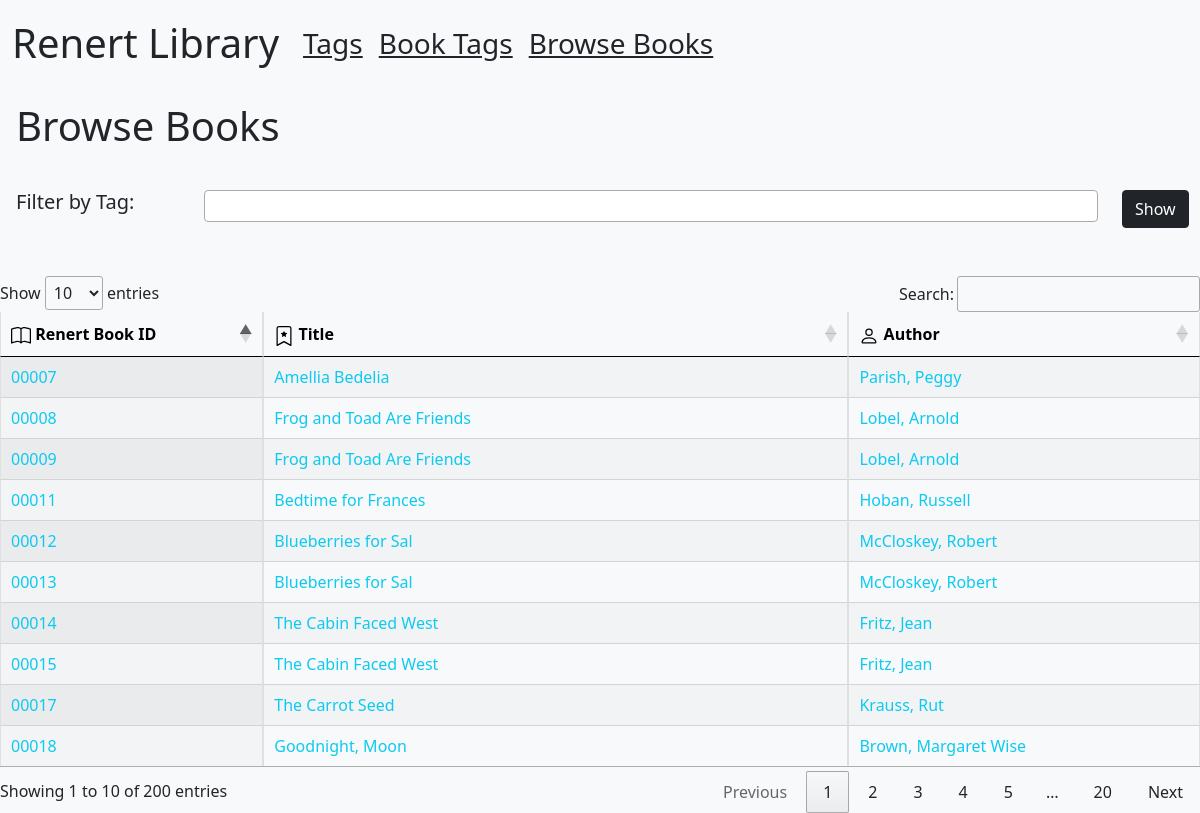
The app's page /browse, older data.
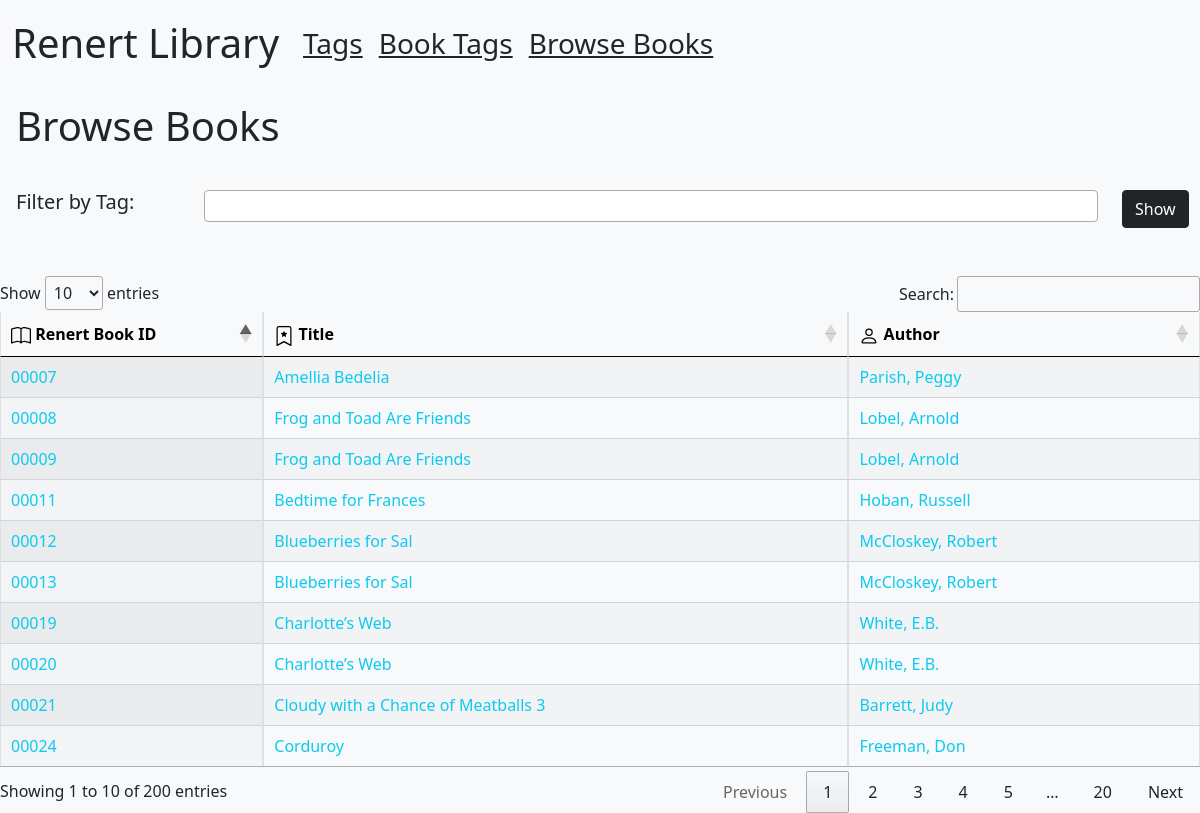
The same page, newer data.
### tables this page shows
CREATE TABLE [library_books] (
   [id] INTEGER PRIMARY KEY,
   [renert_id] TEXT,
   [title] TEXT,
   [author] TEXT,
   [divisions] TEXT,
   [reading_program] TEXT,
   [notes] TEXT,
   [fp_reading_level] TEXT,
   [created_at] TEXT,
   [updated_at] TEXT
);

### app.py (the view)
@app.route("/browse", methods=["GET", "POST"])
def browse():
    books200 = db.session.execute("select * from library_books limit 200")
    books200 = [dict(x) for x in books200]
    tags = db.session.execute("select * from library_tags")
    tags = [dict(x) for x in tags]
    return render_template("browse.html", books=books200, tags=tags)

### templates/browse.html (shortened to what this page needs)
{% extends 'layout.html'%}
{% import "bootstrap/wtf.html" as wtf %}
{%block content%}
<h1 class=m-3>Browse Books</h1>
<br>
<div class="row">
    <div class="col-2"><h5 class="ms-3">Filter by Tag:</h5></div>
        <div class="col-1"><button type="submit" onclick="return false;" class="btn btn-dark show">Show</button></div>
</div>
<br>
<br>
<table class="table table-hover table-light table-bordered display" id="bookList">
    <thead>
        <tr>
            <th scope="col"> Renert Book ID</th>
            <th scope="col"> Title</th>
            <th scope="col"> Author</th>
        </tr>
    </thead>
    <tbody class="table-group-divider border-top-dark">
        {% for a in books %}
                <tr>
                    <td class="id">
                        <a href="/books/{{a.renert_id}}" class="text-decoration-none text-info id"> {{a.renert_id}} </a>
                    </td>
                    <td>
                        <a href="/books/{{a.renert_id}}" class="text-decoration-none text-info">{{a.title}}</a>
                    </td>
                    <td>
                        <a href="/authors/{{a.author}}" class="text-decoration-none text-info"> {{a.author}} </a>
                    </td>
                </tr>
        {% endfor %}
    </tbody>
</table>
{%endblock%}

Row changes from the older to the newer data that the page shows:
removed library_books: renert_id "00014", title "The Cabin Faced West", author "Fritz, Jean"
removed library_books: renert_id "00015", title "The Cabin Faced West", author "Fritz, Jean"
removed library_books: renert_id "00017", title "The Carrot Seed", author "Krauss, Rut"
removed library_books: renert_id "00018", title "Goodnight, Moon", author "Brown, Margaret Wise"
now on this page (row unchanged): library_books: renert_id "00019", title "Charlotte’s Web", author "White, E.B."
now on this page (row unchanged): library_books: renert_id "00020", title "Charlotte’s Web", author "White, E.B."
now on this page (row unchanged): library_books: renert_id "00021", title "Cloudy with a Chance of Meatballs 3", author "Barrett, Judy"
now on this page (row unchanged): library_books: renert_id "00024", title "Corduroy", author "Freeman, Don"
